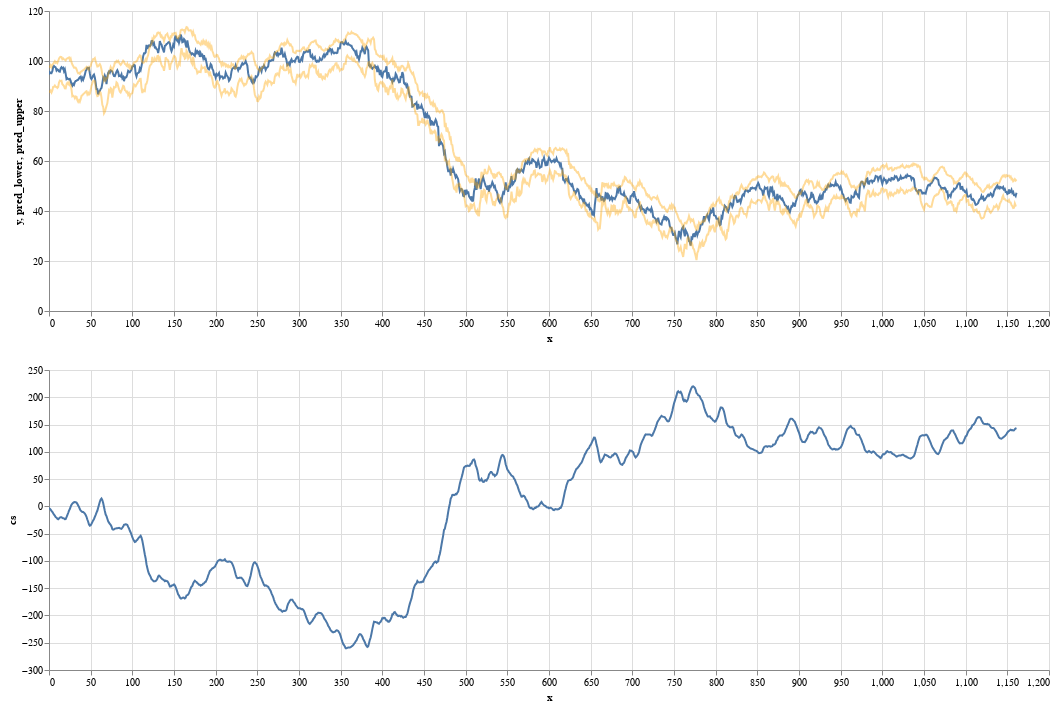

This figure's notebook cell:
### Markdown cell above
This looks "ok", but remember that this is really just like picking a rolling average. It looks good because the task is relatively easy: we just predict the mean of the last few days. Also ... the errors are not evenly distributed ...

Consider this bottom chart ... it is the cumsum of the errors.

### Code cell
pltr2 = pltr.with_columns(diff=pl.col("pred") - pl.col("y")).with_columns(cs=pl.col('diff').cum_sum())

d = alt.Chart(pltr2).mark_line().encode(x='x', y='cs')

((p1 + p3 + p4).properties(width=1000) & d.properties(width=1000)).interactive()

### Figure 1 — Vega-Lite specification as saved in the notebook (floating-point values rounded to 4 significant figures; data arrays with more than 128 entries replaced by an {"elided": "..."} marker saying what was removed)
{"config": {"view": {"continuousWidth": 300, "continuousHeight": 300}}, "vconcat": [{"layer": [{"mark": {"type": "line"}, "encoding": {"x": {"field": "x", "type": "quantitative"}, "y": {"field": "y", "type": "quantitative"}}, "name": "view_3"}, {"mark": {"type": "line", "color": "orange", "opacity": 0.4}, "encoding": {"x": {"field": "x", "type": "quantitative"}, "y": {"field": "pred_lower", "type": "quantitative"}}}, {"mark": {"type": "line", "color": "orange", "opacity": 0.4}, "encoding": {"x": {"field": "x", "type": "quantitative"}, "y": {"field": "pred_upper", "type": "quantitative"}}}], "data": {"name": "data-9cffeb2562b06becb44e6dfc5d941f2c"}, "width": 1000}, {"data": {"name": "data-964888d7933cfe30ad0e554422ae743c"}, "mark": {"type": "line"}, "encoding": {"x": {"field": "x", "type": "quantitative"}, "y": {"field": "cs", "type": "quantitative"}}, "name": "view_4", "width": 1000}], "params": [{"name": "param_3", "select": {"type": "interval", "encodings": ["x", "y"]}, "bind": "scales", "views": ["view_3", "view_4"]}], "$schema": "https://vega.github.io/schema/vega-lite/v5.16.3.json", "datasets": {"data-9cffeb2562b06becb44e6dfc5d941f2c": {"elided": "1162 records"}, "data-964888d7933cfe30ad0e554422ae743c": {"elided": "1162 records"}}}
